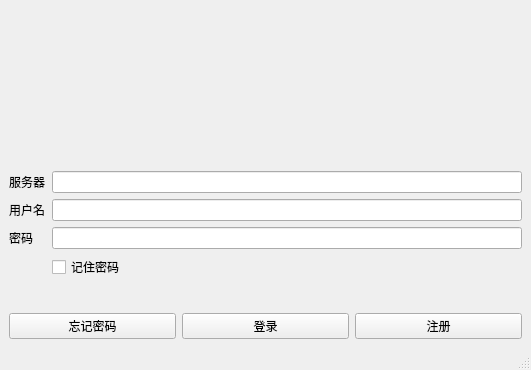
<?xml version="1.0" encoding="UTF-8"?>
<ui version="4.0">
 <class>MainWindow</class>
 <widget class="QMainWindow" name="MainWindow">
  <property name="geometry">
   <rect>
    <x>0</x>
    <y>0</y>
    <width>531</width>
    <height>370</height>
   </rect>
  </property>
  <property name="windowTitle">
   <string>MainWindow</string>
  </property>
  <widget class="QWidget" name="centralwidget">
   <layout class="QVBoxLayout" name="verticalLayout">
    <item>
     <widget class="QLabel" name="label">
      <property name="text">
       <string>&lt;html&gt;&lt;head/&gt;&lt;body&gt;&lt;p align=&quot;center&quot;&gt;&lt;img src=&quot;:/banner/resource/piculator-banner-colorful@256x64.png&quot;/&gt;&lt;/p&gt;&lt;/body&gt;&lt;/html&gt;</string>
      </property>
     </widget>
    </item>
    <item>
     <spacer name="verticalSpacer">
      <property name="orientation">
       <enum>Qt::Vertical</enum>
      </property>
      <property name="sizeType">
       <enum>QSizePolicy::Fixed</enum>
      </property>
      <property name="sizeHint" stdset="0">
       <size>
        <width>20</width>
        <height>20</height>
       </size>
      </property>
     </spacer>
    </item>
    <item>
     <layout class="QFormLayout" name="formLayout">
      <item row="0" column="0">
       <widget class="QLabel" name="serverLabel">
        <property name="text">
         <string>服务器</string>
        </property>
       </widget>
      </item>
      <item row="0" column="1">
       <widget class="QLineEdit" name="serverLineEdit"/>
      </item>
      <item row="1" column="0">
       <widget class="QLabel" name="userLabel">
        <property name="text">
         <string>用户名</string>
        </property>
       </widget>
      </item>
      <item row="1" column="1">
       <widget class="QLineEdit" name="userLineEdit"/>
      </item>
      <item row="2" column="0">
       <widget class="QLabel" name="passwordLabel">
        <property name="text">
         <string>密码</string>
        </property>
       </widget>
      </item>
      <item row="2" column="1">
       <widget class="QLineEdit" name="passwordLineEdit">
        <property name="echoMode">
         <enum>QLineEdit::Password</enum>
        </property>
       </widget>
      </item>
      <item row="3" column="1">
       <widget class="QCheckBox" name="rememberPasswordCheckBox">
        <property name="text">
         <string>记住密码</string>
        </property>
       </widget>
      </item>
     </layout>
    </item>
    <item>
     <layout class="QHBoxLayout" name="horizontalLayout">
      <item>
       <widget class="QPushButton" name="forgetPasswordPushButton">
        <property name="text">
         <string>忘记密码</string>
        </property>
       </widget>
      </item>
      <item>
       <widget class="QPushButton" name="loginPushButton">
        <property name="text">
         <string>登录</string>
        </property>
       </widget>
      </item>
      <item>
       <widget class="QPushButton" name="registerPushButton">
        <property name="text">
         <string>注册</string>
        </property>
       </widget>
      </item>
     </layout>
    </item>
   </layout>
  </widget>
  <widget class="QStatusBar" name="statusbar"/>
 </widget>
 <resources>
  <include location="pic_ui.qrc"/>
 </resources>
 <connections/>
</ui>
